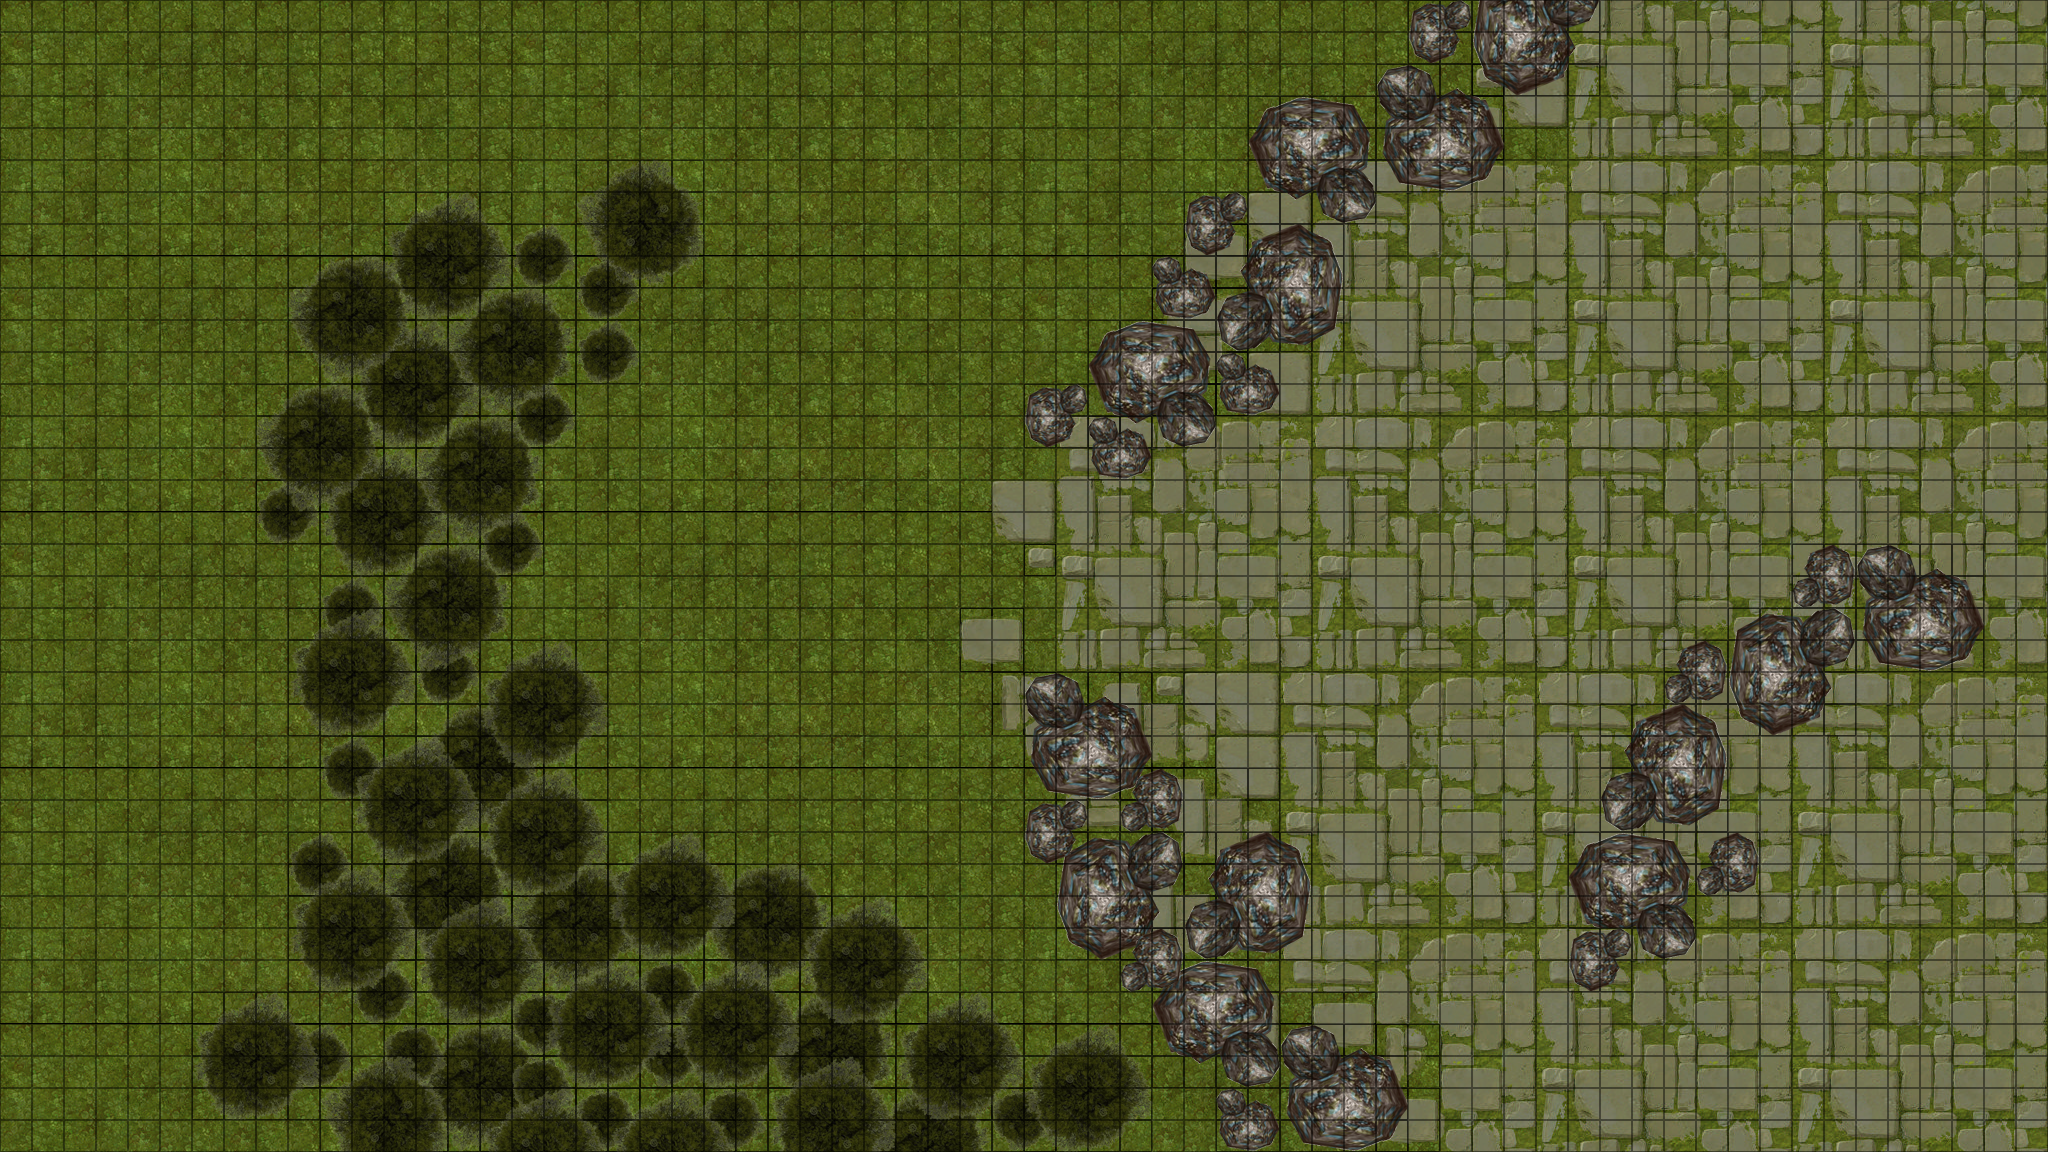

This is a level from a 2D game, rendered from its Tiled map with the project's own tilesets. A one-line summary and the map file follow, with tile-layer data summarised:
An orthogonal 64x36 tile map with 32x32 px tiles, 8 tile layers (grass, wtf, Копия rocks, trees3, ...) and 2 objects.

<map version="1.0" tiledversion="2017.07.17" orientation="orthogonal" renderorder="right-down" width="64" height="36" tilewidth="32" tileheight="32" nextobjectid="328">
 <tileset firstgid="1" name="grassmap" tilewidth="32" tileheight="32" tilecount="384" columns="24">
  <image source="grassmap.png" width="768" height="512" />
 </tileset>
 <layer name="grass" width="64" height="36">
  <data>[2304 cells, 2304 non-empty, 128 distinct tile ids]</data>
 </layer>
 <layer name="wtf" width="64" height="36">
  <data>[2304 cells, 902 non-empty, 88 distinct tile ids]</data>
 </layer>
 <layer name="Копия rocks" width="64" height="36">
  <data>[2304 cells, 956 non-empty, 107 distinct tile ids]</data>
 </layer>
 <layer name="trees3" width="64" height="36">
  <data>[2304 cells, 131 non-empty, 20 distinct tile ids]</data>
 </layer>
 <layer name="wtf2" width="64" height="36">
  <data>[2304 cells, 164 non-empty, 24 distinct tile ids]</data>
 </layer>
 <layer name="trees2" width="64" height="36">
  <data>[2304 cells, 277 non-empty, 32 distinct tile ids]</data>
 </layer>
 <layer name="wtf3" width="64" height="36">
  <data>[2304 cells, 233 non-empty, 72 distinct tile ids]</data>
 </layer>
 <layer name="rocks2" width="64" height="36">
  <data>[2304 cells, 40 non-empty, 12 distinct tile ids]</data>
 </layer>
 <objectgroup name="trees">
  <object id="326" x="352" y="576">
   <polygon points="0,0 40,-104 152,-72 72,80" />
  </object>
  <object id="327" x="1024" y="440">
   <polygon points="0,0 -8,-56 392,-440 584,-440 256,-32 104,40" />
  </object>
 </objectgroup>
 <objectgroup name="rocks" />
</map>
